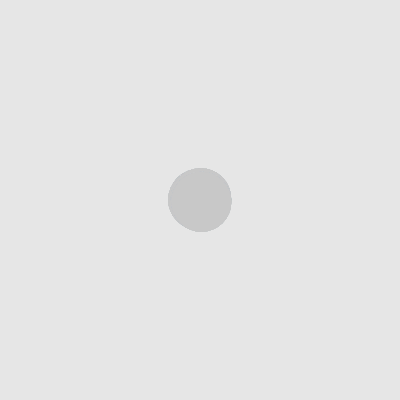
Frame 1 (no input)
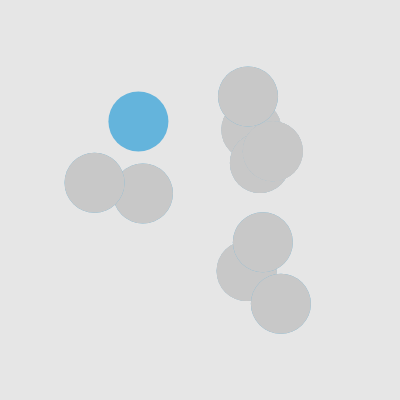
Frame 60 (no input)
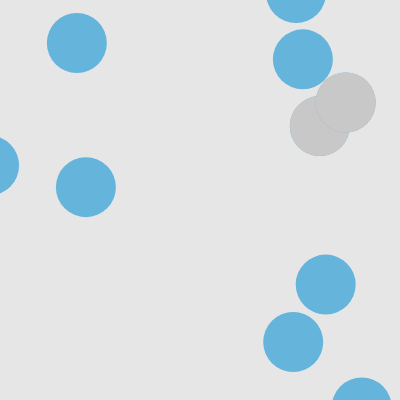
Frame 120 (the mouse pressed at the canvas centre since frame 60)

The p5.js sketch that drew these frames (run headless with seeded random() and noise() and a simulated clock; from frame 60 on, the mouse is pressed at the canvas centre):

// p5.js sketch
// ── sketch.js
// DM2008 – Activity 5a
// Colliding Circles (30 min)

let balls = [];
let noOfBall = 10;
function setup() {
  createCanvas(400, 400);
  for (i = 0; i < noOfBall; i++) {
    balls.push(new Ball(width / 2, height / 2));
  }
  // Step 1: create two Ball objects
}

function draw() {
  background(230);

  // Step 2: update and display each ball
  for (let i = 0; i < balls.length; i++) {
    let b = balls[i];
    b.move();
    b.show();
    b.checkCollision(balls);

    // Step 3: check collisions
    // Use dist() between ball centers
    // Trigger feedback (color, bounce, etc.)
  }
}

class Ball {
  constructor(x, y) {
    this.pos = createVector(x, y);
    this.r = 30;
    this.vel = createVector(random(-2, 2), random(-2, 2));
  }

  move() {
    this.pos.add(this.vel);
    if (this.pos.x < -this.r) {
      this.pos.x = width + this.r;
    }
    if (this.pos.x > width + this.r) {
      this.pos.x = -this.r;
    }
    if (this.pos.y < -this.r) {
      this.pos.y = height + this.r;
    }
    if (this.pos.y > height + this.r) {
      this.pos.y = -this.r;
    }
  }

  // TODO: wrap around OR bounce off edges

  show() {
    fill(100, 180, 220);
    noStroke();
    ellipse(this.pos.x, this.pos.y, this.r * 2);
  }
  checkCollision(others) {
    for (let i = 0; i < others.length; i++) {
      if (others[i] !== this) {
        let d = dist(this.pos.x, this.pos.y, others[i].pos.x, others[i].pos.y);
        if (d < others[i].r + this.r) {
          push();
          console.log("collided");
          fill(200);
          ellipse(this.pos.x, this.pos.y, this.r * 2);  
          pop();
          
        }
      }
    }
  }
}
// Step 4: Add a method to checkCollision(others)
// Use dist() and respond visually
